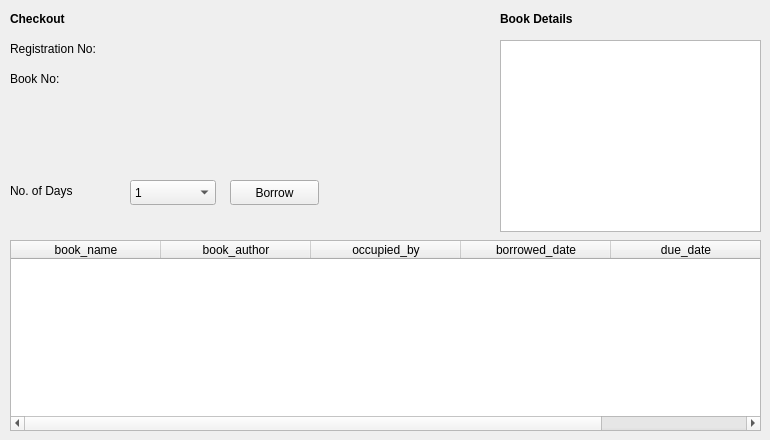
    <widget class="QWidget" name="tab_3">
     <property name="enabled">
      <bool>true</bool>
     </property>
     <attribute name="title">
      <string>Page</string>
     </attribute>
     <widget class="QLabel" name="label_27">
      <property name="enabled">
       <bool>true</bool>
      </property>
      <property name="geometry">
       <rect>
        <x>10</x>
        <y>10</y>
        <width>131</width>
        <height>17</height>
       </rect>
      </property>
      <property name="font">
       <font>
        <weight>75</weight>
        <bold>true</bold>
       </font>
      </property>
      <property name="text">
       <string>Checkout</string>
      </property>
     </widget>
     <widget class="QLabel" name="label_34">
      <property name="geometry">
       <rect>
        <x>10</x>
        <y>40</y>
        <width>121</width>
        <height>17</height>
       </rect>
      </property>
      <property name="font">
       <font>
        <weight>50</weight>
        <bold>false</bold>
       </font>
      </property>
      <property name="text">
       <string>Registration No:</string>
      </property>
     </widget>
     <widget class="QTableWidget" name="tableWidget_2">
      <property name="geometry">
       <rect>
        <x>10</x>
        <y>240</y>
        <width>751</width>
        <height>191</height>
       </rect>
      </property>
      <attribute name="horizontalHeaderDefaultSectionSize">
       <number>150</number>
      </attribute>
      <column>
       <property name="text">
        <string>book_name</string>
       </property>
      </column>
      <column>
       <property name="text">
        <string>book_author</string>
       </property>
      </column>
      <column>
       <property name="text">
        <string>occupied_by</string>
       </property>
      </column>
      <column>
       <property name="text">
        <string>borrowed_date</string>
       </property>
      </column>
      <column>
       <property name="text">
        <string>due_date</string>
       </property>
      </column>
     </widget>
     <widget class="QComboBox" name="comboBox">
      <property name="geometry">
       <rect>
        <x>130</x>
        <y>180</y>
        <width>86</width>
        <height>25</height>
       </rect>
      </property>
      <item>
       <property name="text">
        <string>1</string>
       </property>
      </item>
      <item>
       <property name="text">
        <string>2</string>
       </property>
      </item>
      <item>
       <property name="text">
        <string>3</string>
       </property>
      </item>
      <item>
       <property name="text">
        <string>4</string>
       </property>
      </item>
      <item>
       <property name="text">
        <string>5</string>
       </property>
      </item>
      <item>
       <property name="text">
        <string>6</string>
       </property>
      </item>
      <item>
       <property name="text">
        <string>7</string>
       </property>
      </item>
      <item>
       <property name="text">
        <string>8</string>
       </property>
      </item>
      <item>
       <property name="text">
        <string>9</string>
       </property>
      </item>
      <item>
       <property name="text">
        <string>10</string>
       </property>
      </item>
      <item>
       <property name="text">
        <string>11</string>
       </property>
      </item>
      <item>
       <property name="text">
        <string>12</string>
       </property>
      </item>
      <item>
       <property name="text">
        <string>13</string>
       </property>
      </item>
      <item>
       <property name="text">
        <string>14</string>
       </property>
      </item>
     </widget>
     <widget class="QLabel" name="label_35">
      <property name="geometry">
       <rect>
        <x>10</x>
        <y>180</y>
        <width>81</width>
        <height>21</height>
       </rect>
      </property>
      <property name="text">
       <string>No. of Days</string>
      </property>
     </widget>
     <widget class="QPushButton" name="pushButton_17">
      <property name="geometry">
       <rect>
        <x>230</x>
        <y>180</y>
        <width>89</width>
        <height>25</height>
       </rect>
      </property>
      <property name="text">
       <string>Borrow</string>
      </property>
     </widget>
     <widget class="QListWidget" name="listWidget">
      <property name="geometry">
       <rect>
        <x>500</x>
        <y>40</y>
        <width>261</width>
        <height>192</height>
       </rect>
      </property>
     </widget>
     <widget class="QLabel" name="label_37">
      <property name="enabled">
       <bool>true</bool>
      </property>
      <property name="geometry">
       <rect>
        <x>500</x>
        <y>10</y>
        <width>141</width>
        <height>17</height>
       </rect>
      </property>
      <property name="font">
       <font>
        <weight>75</weight>
        <bold>true</bold>
       </font>
      </property>
      <property name="text">
       <string>Book Details</string>
      </property>
     </widget>
     <widget class="QLabel" name="label_41">
      <property name="geometry">
       <rect>
        <x>10</x>
        <y>70</y>
        <width>121</width>
        <height>17</height>
       </rect>
      </property>
      <property name="font">
       <font>
        <weight>50</weight>
        <bold>false</bold>
       </font>
      </property>
      <property name="text">
       <string>Book No:</string>
      </property>
     </widget>
     <widget class="QLabel" name="label_29">
      <property name="geometry">
       <rect>
        <x>130</x>
        <y>40</y>
        <width>151</width>
        <height>17</height>
       </rect>
      </property>
      <property name="text">
       <string/>
      </property>
     </widget>
     <widget class="QLabel" name="label_32">
      <property name="geometry">
       <rect>
        <x>130</x>
        <y>70</y>
        <width>151</width>
        <height>17</height>
       </rect>
      </property>
      <property name="text">
       <string/>
      </property>
     </widget>
    </widget>
